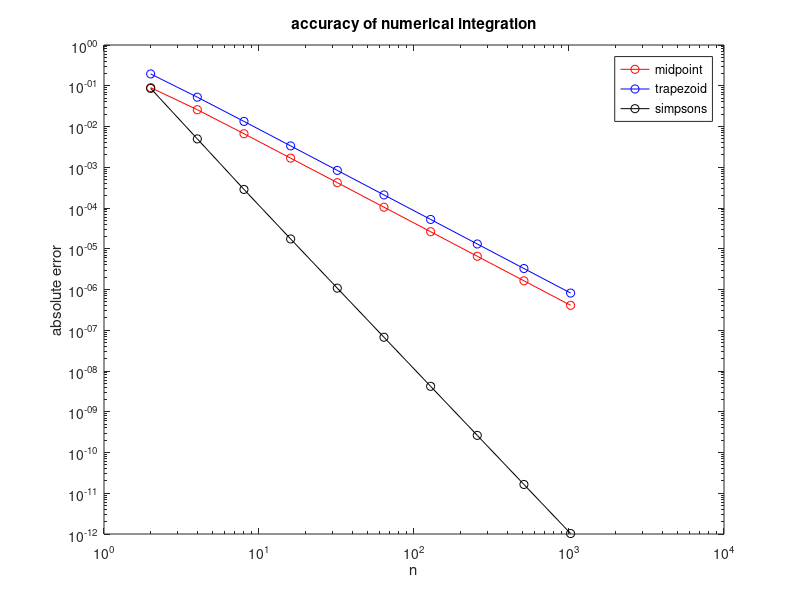

Source code (MATLAB):
% NUMINT  Generate a graph comparing performance for midpoint,
% trapezoid, and Simpson's rules on the integral
%    / pi
%    |    e^(-x) sin(x) dx
%    / 0
% the exact value of which is (1+e^(-pi) / 2

f = @(x) exp(-x) .* sin(x);
a = 0;
b = pi;
exact = (1 + exp(-pi)) / 2;

nlist = [2 4 8 16 32 64 128 256 512 1024];  % 10 values of n
Mn = zeros(1,10);
Tn = zeros(1,10);
Sn = zeros(1,10);
for k = 1:10
    n = nlist(k);
    dx = (b - a) / n;
    x = a:dx:b;                  % points used for trap.,simp.
    m = a+dx/2:dx:b-dx/2;        % points used for midpoint
    Mn(k) = dx * sum(f(m));
    Tn(k) = (dx/2) * sum([1 2*ones(1,n-1) 1] .* f(x));
    Sn(k) = (dx/3) * sum([1 repmat([4 2], 1, (n-2)/2) 4 1] .* f(x));
end

loglog(nlist,abs(Mn - exact),'ro-',...
       nlist,abs(Tn - exact),'bo-',...
       nlist,abs(Sn - exact),'ko-')
xlabel n
ylabel('absolute error')
title('accuracy of numerical integration')
legend('midpoint','trapezoid','simpsons')
